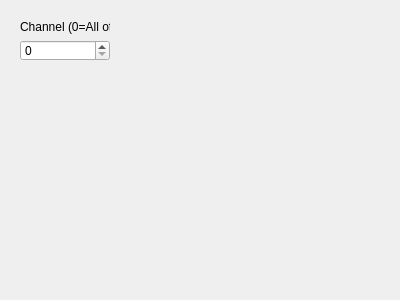
<?xml version="1.0" encoding="UTF-8"?>
<ui version="4.0">
 <class>select_ua_channel</class>
 <widget class="QWidget" name="select_ua_channel">
  <property name="geometry">
   <rect>
    <x>0</x>
    <y>0</y>
    <width>400</width>
    <height>300</height>
   </rect>
  </property>
  <property name="windowTitle">
   <string>Form</string>
  </property>
  <widget class="QWidget" name="layoutWidget">
   <property name="geometry">
    <rect>
     <x>20</x>
     <y>20</y>
     <width>90</width>
     <height>41</height>
    </rect>
   </property>
   <layout class="QVBoxLayout" name="sel_ua_channel_vert">
    <item>
     <widget class="QLabel" name="label">
      <property name="text">
       <string>Channel (0=All off</string>
      </property>
     </widget>
    </item>
    <item>
     <widget class="QSpinBox" name="sel_ua_channel_spin">
      <property name="maximum">
       <number>2</number>
      </property>
     </widget>
    </item>
   </layout>
  </widget>
 </widget>
 <resources/>
 <connections/>
</ui>
